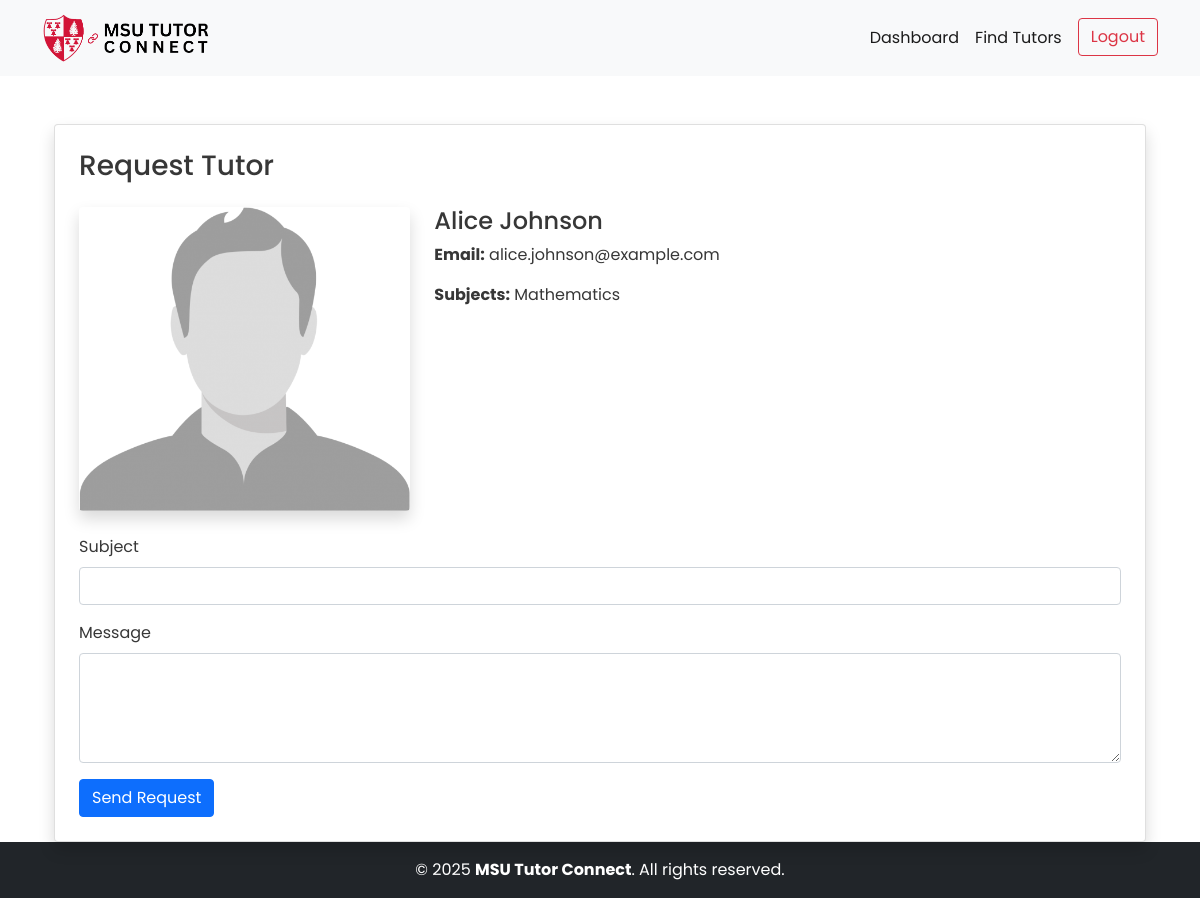
Page /request_tutor.php?id=1 (signed in) on the committed database.
### tables this page shows
CREATE TABLE `tutors` (
  `tutor_id` int NOT NULL,
  `name` varchar(100) NOT NULL,
  `subject` varchar(100) NOT NULL,
  `email` varchar(100) NOT NULL,
  `bio` text NOT NULL,
  `created_at` datetime DEFAULT CURRENT_TIMESTAMP,
  `image` varchar(255) DEFAULT NULL
);

### core/Controller.php (called while the page is built, shortened)
<?php
class Controller
{
    public function view($view, $data = [])
    {
        extract($data);
        require_once "./app/views/$view.phtml";
        require_once "./app/views/layout.phtml";
    }
}

### app/controllers/StudentController.php (called while the page is built, shortened)
<?php
class StudentController extends Controller
{
    public function requestTutor()
    {
        $tutorModel = new TutorModel();
        $tutorId = $_GET['id'];
        $tutor = $tutorModel->getTutorById($tutorId);
        $this->view('student/request_tutor', ['tutor' => $tutor]);
    }
}

### core/Database.php (called while the page is built, shortened)
<?php
class Database
{
    private static $instance = null;
    private function __construct()
    {
        try {
            $this->pdo = new PDO(
                "mysql:host=" . DB_HOST . ";dbname=" . DB_NAME,
                DB_USER,
                DB_PASS
            );
        } catch (PDOException $e) {
            die("Database connection failed: " . $e->getMessage());
        }
    }
    public static function getDB()
    {
        if (self::$instance === null) {
            self::$instance = new Database();
        }
        return self::$instance->pdo;
    }
}

### core/Model.php (called while the page is built, shortened)
<?php
class Model
{
    public function __construct()
    {
        $this->db = Database::getDB();
    }
}

### app/models/TutorModel.php (called while the page is built, shortened)
<?php
class TutorModel extends Model
{
    public function getTutorById($id)
    {
        $stmt = $this->db->prepare("SELECT * FROM tutors WHERE tutor_id = ?");
        $stmt->execute([$id]);
        $tutor = $stmt->fetch(PDO::FETCH_ASSOC);
        $availabilityStmt = $this->db->prepare("SELECT * FROM tutoravailability WHERE tutor_id = ?");
        $availabilityStmt->execute([$id]);
        $availabilityRows = $availabilityStmt->fetchAll(PDO::FETCH_ASSOC);
        $availability = [];
        foreach ($availabilityRows as $row) {
            $availability[$row['day_of_week']] = [
                'start_time' => $row['start_time'],
                'end_time' => $row['end_time']
            ];
        }
        $tutor['availability'] = $availability;
        return $tutor;
    }
}

### app/views/student/request_tutor.phtml (the view, shortened to what this page needs)
<div class="container mt-5">
    <div class="card shadow p-4">
        <h3 class="mb-4">Request Tutor</h3>
        <div class="row mb-4">
            <div class="col-md-4 text-center">
                <img src="<?= BASE_URL ?>uploads/<?= htmlspecialchars($tutor['image']) ?>"
                    class="img-fluid rounded shadow" alt="Tutor Image">
            </div>
            <div class="col-md-8">
                <h4><?= htmlspecialchars($tutor['name']) ?></h4>
                <p><strong>Email:</strong> <?= htmlspecialchars($tutor['email']) ?></p>
                <p><strong>Subjects:</strong> <?= htmlspecialchars($tutor['subject']) ?></p>
            </div>
        </div>
        <form method="POST">
            <div class="mb-3">
                <label class="form-label">Subject</label>
                <input type="text" name="subject" class="form-control" required>
            </div>
            <div class="mb-3">
                <label class="form-label">Message</label>
                <textarea name="message" class="form-control" rows="4" required></textarea>
            </div>
            <button type="submit" class="btn btn-primary">Send Request</button>
        </form>
    </div>
</div>

### public/assets/css/style.css (style rules this page uses)
body { background-color: #FFFFFF; color: #373737; font-family: 'Poppins', Arial, Helvetica, sans-serif; }

### rows in the picture
tutors: image (picture), name "Alice Johnson", email "alice.johnson@example.com", subject "Mathematics"
